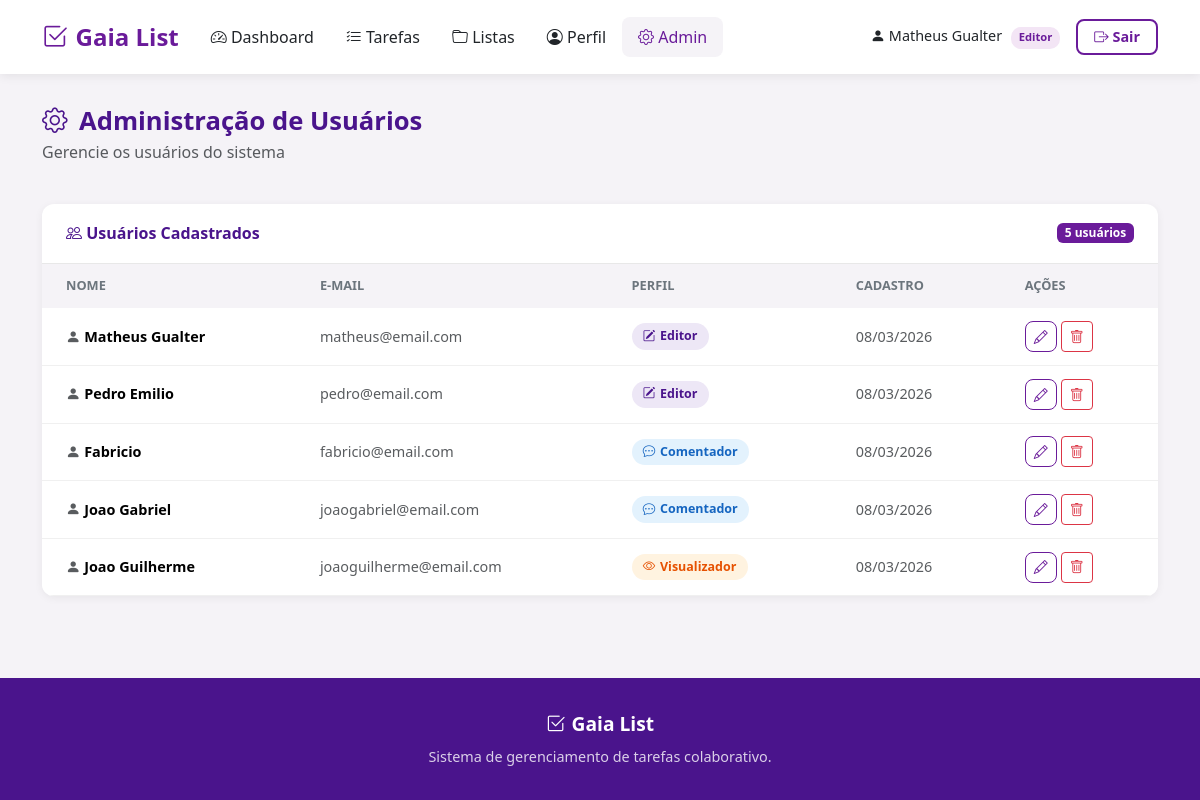
Page /admin_usuarios.php (signed in) on the committed database.
### tables this page shows
CREATE TABLE IF NOT EXISTS usuarios (
    id INT AUTO_INCREMENT PRIMARY KEY,
    nome VARCHAR(100) NOT NULL,
    email VARCHAR(100) NOT NULL UNIQUE,
    senha VARCHAR(255) NOT NULL,
    perfil ENUM('editor', 'comentador', 'visualizador') NOT NULL DEFAULT 'visualizador',
    data_cadastro DATETIME DEFAULT CURRENT_TIMESTAMP
);

### admin_usuarios.php (the view, shortened to what this page needs)
<?php
require_once 'includes/header_privado.php';
require_once 'includes/conexao.php';
$stmt = $PDO->prepare("SELECT id, nome, email, perfil, data_cadastro FROM usuarios ORDER BY id");
$stmt->execute();
$usuarios = array();
$row = $stmt->fetch(PDO::FETCH_OBJ);
while ($row) {
    $usuarios[] = array(
        'id' => $row->id,
        'nome' => $row->nome,
        'email' => $row->email,
        'perfil' => $row->perfil,
        'data_cadastro' => date('d/m/Y', strtotime($row->data_cadastro))
    );
    $row = $stmt->fetch(PDO::FETCH_OBJ);
}
?>
        <section class="page-section">
            <div class="container">
                <div class="page-header">
                    <div>
                        <h2><i class="bi bi-gear"></i> Administração de Usuários</h2>
                        <p class="text-muted">Gerencie os usuários do sistema</p>
                    </div>
                </div>
                <div class="dash-table-card">
                    <div class="dash-table-header">
                        <h5><i class="bi bi-people"></i> Usuários Cadastrados</h5>
                        <span class="badge bg-gaia"><?php echo count($usuarios); ?> usuários</span>
                    </div>
                    <div class="table-responsive">
                        <table class="table table-hover dash-table">
                            <thead>
                                <tr>
                                    <th>Nome</th>
                                    <th>E-mail</th>
                                    <th>Perfil</th>
                                    <th>Cadastro</th>
                                    <th>Ações</th>
                                </tr>
                            </thead>
                            <tbody>
                                <?php for ($i = 0; $i < count($usuarios); $i++) : ?>
                                <?php $u = $usuarios[$i]; ?>
                                <tr>
                                    <td class="fw-semibold">
                                        <i class="bi bi-person-fill text-muted"></i> <?php echo $u['nome']; ?>
                                    </td>
                                    <td class="text-muted"><?php echo $u['email']; ?></td>
                                    <td>
                                        <?php if ($u['perfil'] === 'editor') : ?>
                                            <span class="status-badge status-concluida">
                                                <i class="bi bi-pencil-square"></i> Editor
                                            </span>
                                        <?php elseif ($u['perfil'] === 'comentador') : ?>
                                            <span class="status-badge status-andamento">
                                                <i class="bi bi-chat-dots"></i> Comentador
                                            </span>
                                        <?php else : ?>
                                            <span class="status-badge status-pendente">
                                                <i class="bi bi-eye"></i> Visualizador
                                            </span>
                                        <?php endif; ?>
                                    </td>
                                    <td class="text-muted"><?php echo $u['data_cadastro']; ?></td>
                                    <td>
                                        <div class="d-flex gap-1">
                                            <button class="btn btn-sm btn-gaia-outline btn-editar-usuario" title="Alterar Perfil"
                                                    data-bs-toggle="modal" data-bs-target="#modalEditarUsuario"
                                                    data-id="<?php echo $u['id']; ?>"
                                                    data-perfil="<?php echo $u['perfil']; ?>">
                                                <i class="bi bi-pencil"></i>
                                            </button>
                                            <form action="acoes/admin_excluir.php" method="POST" class="d-inline">
                                                <button type="submit" class="btn btn-sm btn-outline-danger" title="Excluir Usu&#225;rio">
                                                    <i class="bi bi-trash"></i>
                                                </button>
                                            </form>
                                        </div>
                                    </td>
                                </tr>
                                <?php endfor; ?>
                            </tbody>
                        </table>
                    </div>
                </div>
            </div>
        </section>
<?php require_once 'includes/footer.php'; ?>

### style.css (style rules this page uses)
body { font-family: 'Segoe UI', Tahoma, Geneva, Verdana, sans-serif; color: #212529; background-color: #f5f3f7; display: flex; flex-direction: column; min-height: 100vh; }
.btn-gaia-outline { color: #6A1B9A; border: 1px solid #6A1B9A; border-radius: 8px; font-weight: 500; }
.badge.bg-gaia { background-color: #6A1B9A !important; }
.page-section { padding: 2rem 0; }
.page-header { display: flex; justify-content: space-between; align-items: flex-start; margin-bottom: 1.5rem; }
.page-header h2 { font-weight: 700; color: #4A148C; font-size: 1.6rem; margin-bottom: 0.2rem; }
.page-header h2 i { margin-right: 0.3rem; }
.dash-table-card { background-color: #ffffff; border-radius: 12px; box-shadow: 0 2px 8px rgba(0, 0, 0, 0.06); overflow: hidden; }
.dash-table-header { display: flex; justify-content: space-between; align-items: center; padding: 1.2rem 1.5rem; border-bottom: 1px solid #e8e8e8; }
.dash-table-header h5 { font-weight: 700; color: #4A148C; margin-bottom: 0; font-size: 1rem; }
.dash-table { margin-bottom: 0; }
.dash-table thead th { background-color: #f5f3f7; color: #6c757d; font-size: 0.8rem; font-weight: 600; text-transform: uppercase; padding: 0.8rem 1.5rem; border: none; }
.dash-table tbody td { padding: 0.8rem 1.5rem; vertical-align: middle; font-size: 0.9rem; border-color: #f0f0f0; }
.status-badge { display: inline-flex; align-items: center; gap: 0.3rem; padding: 0.25rem 0.7rem; border-radius: 20px; font-size: 0.78rem; font-weight: 600; }
.status-pendente { background-color: #fff3e0; color: #e65100; }
.status-andamento { background-color: #e3f2fd; color: #1565c0; }
.status-concluida { background-color: #ede7f6; color: #4A148C; }

### rows in the picture
usuarios: nome "Matheus Gualter", email "matheus@email.com", perfil "editor" (drawn), data_cadastro "08/03/2026"
usuarios: nome "Pedro Emilio", email "pedro@email.com", perfil "editor" (drawn), data_cadastro "08/03/2026"
usuarios: nome "Fabricio", email "fabricio@email.com", perfil "comentador" (drawn), data_cadastro "08/03/2026"
usuarios: nome "Joao Gabriel", email "joaogabriel@email.com", perfil "comentador" (drawn), data_cadastro "08/03/2026"
usuarios: nome "Joao Guilherme", email "joaoguilherme@email.com", perfil "visualizador" (drawn), data_cadastro "08/03/2026"

### other values in the picture
$_SESSION['nome'] "Matheus Gualter"
$_SESSION['perfil'] "Editor"
count($usuarios) "5"
